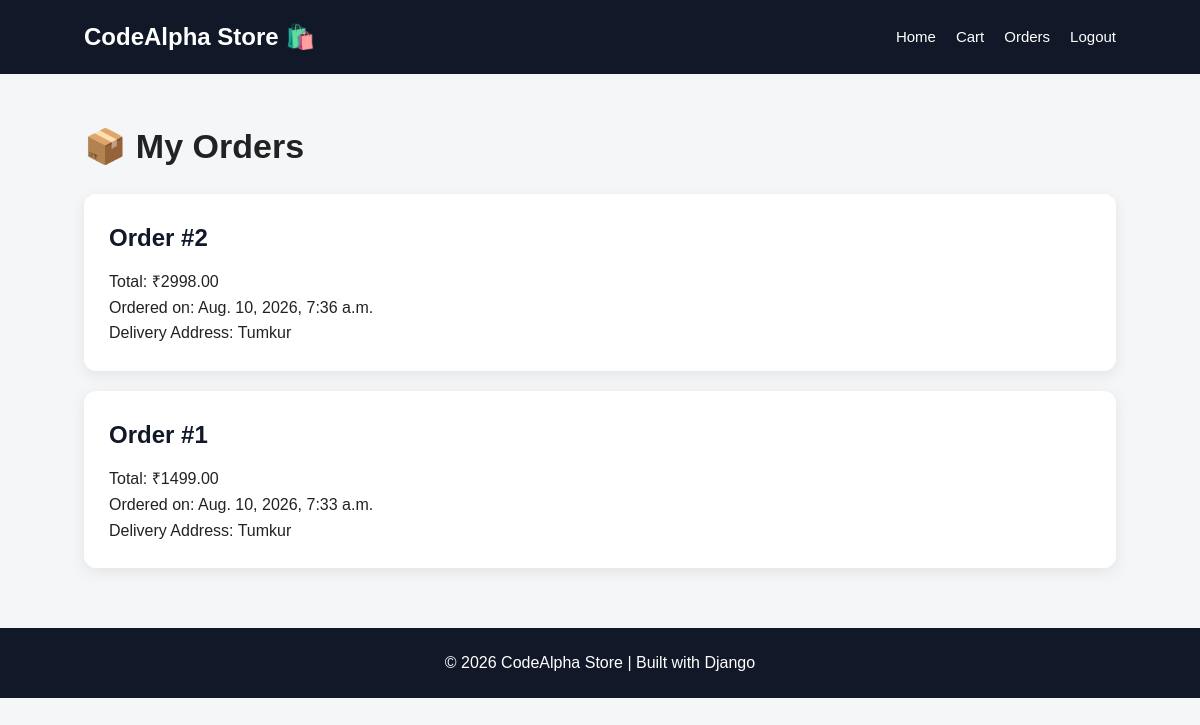
Page /orders/ (signed in) on the committed database.
### store/models.py (models this page shows, shortened)
class Order(models.Model):
    user = models.ForeignKey(User, on_delete=models.CASCADE)
    full_name = models.CharField(max_length=200)
    address = models.TextField()
    phone = models.CharField(max_length=15)
    total_amount = models.DecimalField(max_digits=10, decimal_places=2)
    ordered_at = models.DateTimeField(auto_now_add=True)

### store/views.py (the view)
# urls.py: path("orders/", views.orders, name="orders"),
def orders(request):
    if not request.user.is_authenticated:
        return redirect("login")
    user_orders = Order.objects.filter(
        user=request.user
    ).order_by("-ordered_at")
    return render(request, "orders.html", {
        "orders": user_orders
    })

### templates/orders.html
{% extends 'base.html' %}
{% block content %}
<div class="container">
    <h1>📦 My Orders</h1>
    {% for order in orders %}
        <div class="product-card" style="margin-top:20px;">
            <h2>Order #{{ order.id }}</h2>
            <p>Total: ₹{{ order.total_amount }}</p>
            <p>
                Ordered on: {{ order.ordered_at }}
            </p>
            <p>
                Delivery Address: {{ order.address }}
            </p>
        </div>
    {% empty %}
        <p>You have not placed any orders yet.</p>
    {% endfor %}
</div>
{% endblock %}

### templates/base.html (style rules this page uses)
* { margin: 0; padding: 0; box-sizing: border-box; }
body { font-family: Arial, Helvetica, sans-serif; background: #f4f6f8; color: #222; line-height: 1.6; }
.container { width: 86%; max-width: 1200px; margin: 45px auto; }
.container > h1 { font-size: 34px; margin-bottom: 10px; }
.product-card { background: white; padding: 25px; border-radius: 12px; box-shadow: 0 4px 15px rgba(0, 0, 0, 0.08); transition: transform 0.25s, box-shadow 0.25s; }
.product-card h2, .product-card h3 { margin-bottom: 12px; color: #111827; }

### rows in the picture
Order: id "2", total_amount "2998.00", ordered_at "Aug. 10, 2026, 7:36 a.m.", address "Tumkur"
Order: id "1", total_amount "1499.00", ordered_at "Aug. 10, 2026, 7:33 a.m.", address "Tumkur"
